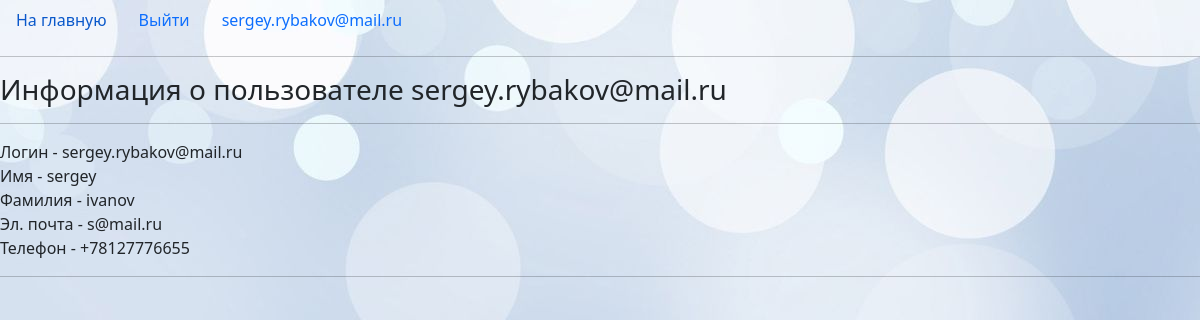
Page /users/detail/2 (signed in) on the committed database.
### users/models.py (models this page shows)
class CustomUser(AbstractUser):
    phone = models.CharField(max_length=20, verbose_name="Телефон")
    city = models.CharField(max_length=100, verbose_name="Город")
    image = models.ImageField(upload_to="users/", null=True, verbose_name="Image")

### users/views.py (the view)
# urls.py: path('detail/<int:pk>', user_detail, name='detail'),
@login_required
def user_detail(request, pk):
    user = get_object_or_404(User, pk=pk)
    if request.user != user:
        raise PermissionDenied()
    context = {'user': user, 'title': 'Profile information'}
    return render(request, template_name='users/profile.html', context=context)

### users/templates/users/profile.html
{% extends 'users/base.html' %}
{% block content %}
<h3>Информация о пользователе {{ user.username }}</h3>
<hr>
<div>Логин - {{ user.username }}</div>
<div>Имя - {{ user.first_name }}</div>
<div>Фамилия - {{ user.last_name }}</div>
<div>Эл. почта - {{ user.email }}</div>
<div>Телефон - {{ user.phone }}</div>
<hr>
{% endblock content %}

### users/templates/users/base.html (shortened to what this page needs)
{% load static %}
<!DOCTYPE html>
<html lang="en">
<head>
    <link href="https://cdn.jsdelivr.net/npm/bootstrap@5.3.3/dist/css/bootstrap.min.css" rel="stylesheet">
</head>
<body style="background-image: url('{% static 'img/background2.png' %}')">
<nav class="nav">
  <a class="nav-link" href="{% url 'blog:index' %}">На главную</a>
  {% if user.is_authenticated %}
  <a class="nav-link" href="{% url 'users:logout' %}">Выйти</a>
  <a class="nav-link" href="{% url 'users:detail' pk=user.pk %}">{{user.username}}</a>
  {% endif %}
</nav>
<hr>
{% block content %}
{% endblock content %}
</body>
</html>
<body style="background-image: url('{% static 'img/background2.png' %}')">

### rows in the picture
CustomUser: username "sergey.rybakov@mail.ru", first_name "sergey", last_name "ivanov", email "s@mail.ru", phone "+78127776655"
